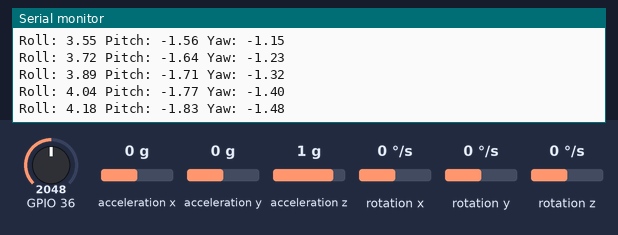
A sketch run on a simulated ESP32. Parts: the last lines printed to the serial monitor. Wiring (inferred from the names in the program): MPU-6050 motion sensor at I2C address 0x68. The inputs (shaded band) are chosen by the test bench; at power-on: acceleration x 0 g, acceleration y 0 g, acceleration z 1 g, rotation x 0 °/s, rotation y 0 °/s, GPIO 36 = 2048, rotation z 0 °/s. No radio packets arrive unless stated.

Above: at 2.3 s.
2.4 s: acceleration x set to -1.4 g
At 2.52 s:
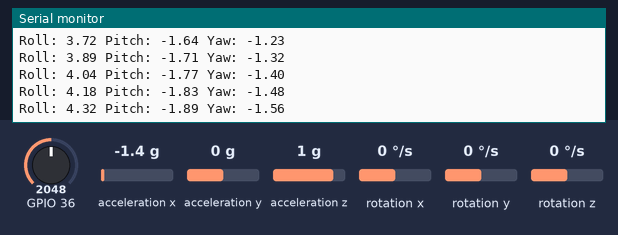
3.9 s: acceleration y set to -1.4 g
At 3.97 s:
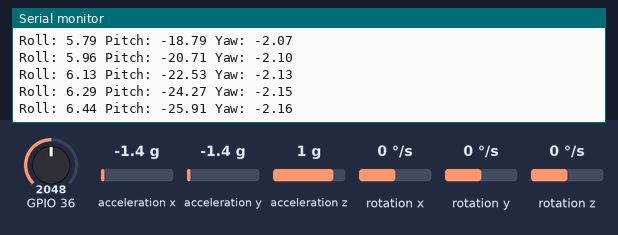
5.4 s: acceleration z set to -1.4 g
At 5.43 s:
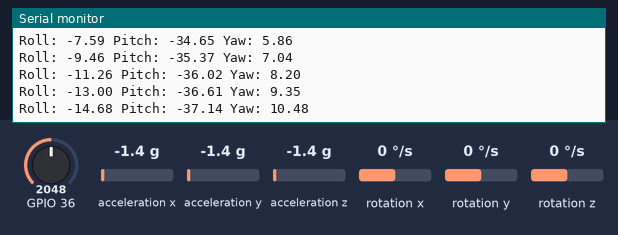
6.9 s: rotation x set to -192 °/s
At 7.01 s:
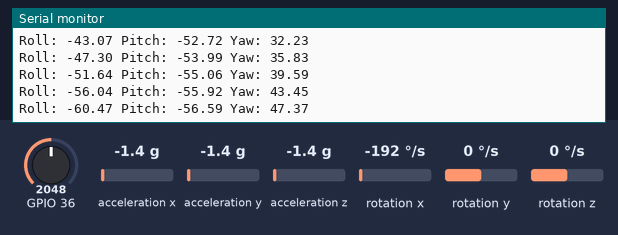
8.4 s: rotation y set to -192 °/s
At 8.47 s:
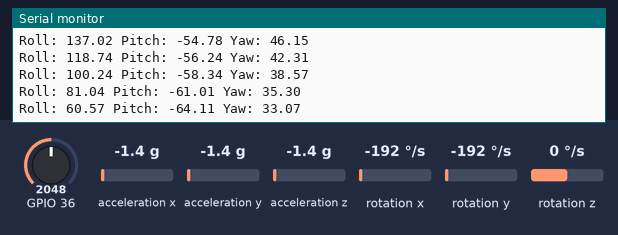
Timing chart, 0 to 10.9 s (numbered marks = the images above; inputs shaded):
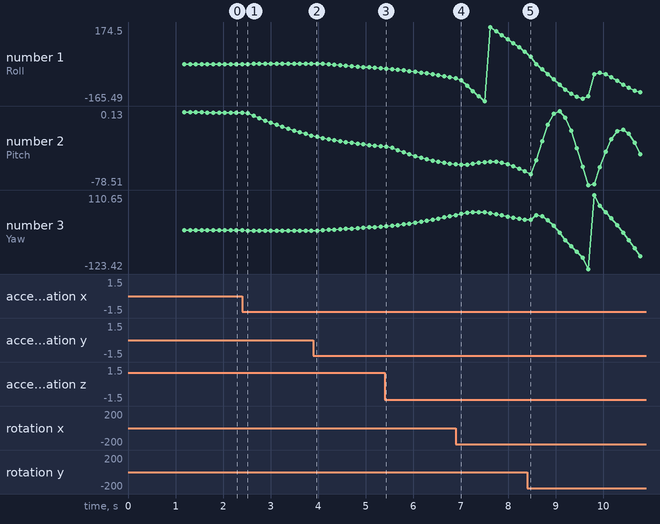

The sketch:

Remote_C_new.ino
```cpp
#include "MPU6050_Dual.h"
#include "LoRaRadio.h"
#include "FrameProtocol.h"

LoRaRadio lora;
UplinkControl ctrl;
uint8_t tx_frame[FRAME_SIZE];
uint32_t last_send_time = 0;

void setup() {
    Serial.begin(115200);

    initMPU6050Dual();
    Serial.println("MPU6050 initialized on Core 0");

    if(!lora.init()) {
        Serial.println("LoRa init failed");
        while(1);
    }
    Serial.println("LoRa initialized");

    last_send_time = millis();
    delay(1000);
}

void loop() {
    if(millis() - last_send_time >= 60) {
        float roll, pitch, yaw;
        getRollPitchYawSmoothed(&roll, &pitch, &yaw);

        ctrl.target_roll = roll / 1.8f;
        ctrl.target_pitch = pitch / 1.8f;
        ctrl.yaw_rate = roll / 1.8f * 0.5f;

        int Analog = analogRead(A0);
        ctrl.motor_speed = (uint16_t)((double)(1000 * Analog / 4096));

        encodeUplinkControl(tx_frame, &ctrl);
        lora.sendFrame(tx_frame, FRAME_SIZE);

        Serial.print("Roll: ");
        Serial.print(roll);
        Serial.print(" Pitch: ");
        Serial.print(pitch);
        Serial.print(" Yaw: ");
        Serial.println(yaw);

        last_send_time = millis();
    }
}
```

FrameProtocol.cpp
```cpp
#include "FrameProtocol.h"

uint8_t crc8(const uint8_t* data, size_t len) {
    uint8_t crc = 0xFF;
    for (size_t i = 0; i < len; i++) {
        crc ^= data[i];
        for (uint8_t j = 0; j < 8; j++) {
            crc = (crc & 0x80) ? (crc << 1) ^ 0x07 : crc << 1;
        }
    }
    return crc;
}

uint16_t calculateValidity(const uint8_t* frame) {
    uint16_t sum = 0;
    for (size_t i = 2; i < FRAME_SIZE; i++) {
        sum += frame[i];
    }
    return sum;
}

FrameType identifyFrame(const uint8_t* frame, size_t size) {
    if(size != FRAME_SIZE) return FRAME_ERROR;

    uint16_t validity = (frame[0] << 8) | frame[1];
    if(validity != calculateValidity(frame)) return FRAME_ERROR;

    uint8_t frame_id = frame[2];

    if(frame_id == FRAME_ID_DOWNLINK_TELEM) {
        if(crc8(&frame[4], FRAME_SIZE - 4) == frame[3]) {
            return FRAME_DOWNLINK;
        }
    } else if(frame_id == FRAME_ID_UPLINK_CONTROL) {
        if(crc8(&frame[4], FRAME_SIZE - 4) == frame[3]) {
            return FRAME_UPLINK;
        }
    }

    return FRAME_ERROR;
}

void encodeDownlinkTelem(uint8_t* frame, const DownlinkTelemetry* data) {
    memset(frame, 0, FRAME_SIZE);

    frame[2] = FRAME_ID_DOWNLINK_TELEM;

    int16_t roll = (int16_t)(data->roll * 10);
    int16_t pitch = (int16_t)(data->pitch * 10);
    int16_t yaw = (int16_t)(data->yaw * 10);

    frame[4] = (roll >> 8) & 0xFF;
    frame[5] = roll & 0xFF;
    frame[6] = (pitch >> 8) & 0xFF;
    frame[7] = pitch & 0xFF;
    frame[8] = (yaw >> 8) & 0xFF;
    frame[9] = yaw & 0xFF;

    int32_t lat = (int32_t)(data->lat * 1e7);
    int32_t lon = (int32_t)(data->lon * 1e7);
    int16_t alt = (int16_t)(data->alt * 10);
    uint16_t speed = (uint16_t)(data->speed * 100);

    frame[10] = (lat >> 24) & 0xFF;
    frame[11] = (lat >> 16) & 0xFF;
    frame[12] = (lat >> 8) & 0xFF;
    frame[13] = lat & 0xFF;
    frame[14] = (lon >> 24) & 0xFF;
    frame[15] = (lon >> 16) & 0xFF;
    frame[16] = (lon >> 8) & 0xFF;
    frame[17] = lon & 0xFF;
    frame[18] = (alt >> 8) & 0xFF;
    frame[19] = alt & 0xFF;
    frame[20] = (speed >> 8) & 0xFF;
    frame[21] = speed & 0xFF;
    frame[22] = data->satellites;
    frame[23] = data->fix ? 0x01 : 0x00;

    frame[3] = crc8(&frame[4], FRAME_SIZE - 4);

    uint16_t validity = calculateValidity(frame);
    frame[0] = (validity >> 8) & 0xFF;
    frame[1] = validity & 0xFF;
}

bool decodeDownlinkTelem(const uint8_t* frame, DownlinkTelemetry* data) {
    uint16_t validity = (frame[0] << 8) | frame[1];
    if (validity != calculateValidity(frame)) return false;
    if (frame[2] != FRAME_ID_DOWNLINK_TELEM) return false;
    if (crc8(&frame[4], FRAME_SIZE - 4) != frame[3]) return false;

    int16_t roll = (frame[4] << 8) | frame[5];
    int16_t pitch = (frame[6] << 8) | frame[7];
    int16_t yaw = (frame[8] << 8) | frame[9];

    data->roll = roll / 10.0f;
    data->pitch = pitch / 10.0f;
    data->yaw = yaw / 10.0f;

    int32_t lat = ((int32_t)frame[10] << 24) | ((int32_t)frame[11] << 16) | ((int32_t)frame[12] << 8) | frame[13];
    int32_t lon = ((int32_t)frame[14] << 24) | ((int32_t)frame[15] << 16) | ((int32_t)frame[16] << 8) | frame[17];
    int16_t alt = (frame[18] << 8) | frame[19];
    uint16_t speed = (frame[20] << 8) | frame[21];

    data->lat = lat / 1e7;
    data->lon = lon / 1e7;
    data->alt = alt / 10.0f;
    data->speed = speed / 100.0f;
    data->satellites = frame[22];
    data->fix = (frame[23] & 0x01) != 0;

    return true;
}

void encodeUplinkControl(uint8_t* frame, const UplinkControl* data) {
    memset(frame, 0, FRAME_SIZE);

    frame[2] = FRAME_ID_UPLINK_CONTROL;

    int16_t target_roll = (int16_t)(data->target_roll * 100);
    int16_t target_pitch = (int16_t)(data->target_pitch * 100);
    int16_t yaw_rate = (int16_t)(data->yaw_rate * 100);

    frame[4] = (target_roll >> 8) & 0xFF;
    frame[5] = target_roll & 0xFF;
    frame[6] = (target_pitch >> 8) & 0xFF;
    frame[7] = target_pitch & 0xFF;
    frame[8] = (yaw_rate >> 8) & 0xFF;
    frame[9] = yaw_rate & 0xFF;
    frame[10] = (data->motor_speed >> 8) & 0xFF;
    frame[11] = data->motor_speed & 0xFF;

    frame[3] = crc8(&frame[4], FRAME_SIZE - 4);

    uint16_t validity = calculateValidity(frame);
    frame[0] = (validity >> 8) & 0xFF;
    frame[1] = validity & 0xFF;
}

bool decodeUplinkControl(const uint8_t* frame, UplinkControl* data) {
    uint16_t validity = (frame[0] << 8) | frame[1];
    if (validity != calculateValidity(frame)) return false;
    if (frame[2] != FRAME_ID_UPLINK_CONTROL) return false;
    if (crc8(&frame[4], FRAME_SIZE - 4) != frame[3]) return false;

    int16_t target_roll = (frame[4] << 8) | frame[5];
    int16_t target_pitch = (frame[6] << 8) | frame[7];
    int16_t yaw_rate = (frame[8] << 8) | frame[9];
    uint16_t motor_speed = (frame[10] << 8) | frame[11];

    data->target_roll = target_roll / 100.0f;
    data->target_pitch = target_pitch / 100.0f;
    data->yaw_rate = yaw_rate / 100.0f;
    data->motor_speed = motor_speed;

    return true;
}
```

FrameProtocol.h
```cpp
#ifndef FRAME_PROTOCOL_H
#define FRAME_PROTOCOL_H

#include <Arduino.h>

#define FRAME_SIZE 24

#define FRAME_ID_DOWNLINK_TELEM 0xD1
#define FRAME_ID_UPLINK_CONTROL 0xA1

enum FrameType {
    FRAME_NONE,
    FRAME_DOWNLINK,
    FRAME_UPLINK,
    FRAME_ERROR
};

struct DownlinkTelemetry {
    float roll;
    float pitch;
    float yaw;
    double lat;
    double lon;
    float alt;
    float speed;
    uint8_t satellites;
    bool fix;
};

struct UplinkControl {
    float target_roll;
    float target_pitch;
    float yaw_rate;
    uint16_t motor_speed;
};

uint8_t crc8(const uint8_t* data, size_t len);
uint16_t calculateValidity(const uint8_t* frame);
FrameType identifyFrame(const uint8_t* frame, size_t size);
void encodeDownlinkTelem(uint8_t* frame, const DownlinkTelemetry* data);
bool decodeDownlinkTelem(const uint8_t* frame, DownlinkTelemetry* data);
void encodeUplinkControl(uint8_t* frame, const UplinkControl* data);
bool decodeUplinkControl(const uint8_t* frame, UplinkControl* data);

#endif
```

LoRaRadio.cpp
```cpp
#include "LoRaRadio.h"

LoRaRadio::LoRaRadio() {
    config.ss_pin = LORA_SS_PIN;
    config.rst_pin = LORA_RST_PIN;
    config.dio0_pin = LORA_DIO0_PIN;
    config.sck_pin = LORA_SCK_PIN;
    config.miso_pin = LORA_MISO_PIN;
    config.mosi_pin = LORA_MOSI_PIN;
    config.frequency = LORA_FREQUENCY;
    config.bandwidth = LORA_BANDWIDTH;
    config.spreading_factor = LORA_SPREADING_FACTOR;
    config.sync_word = LORA_SYNC_WORD;
    config.tx_power = LORA_TX_POWER;
    config.coding_rate = LORA_CODING_RATE;
}

bool LoRaRadio::init() {
    SPI.begin(config.sck_pin, config.miso_pin, config.mosi_pin, config.ss_pin);
    LoRa.setPins(config.ss_pin, config.rst_pin, config.dio0_pin);

    if (!LoRa.begin(config.frequency)) {
        return false;
    }

    LoRa.setSignalBandwidth(config.bandwidth);
    LoRa.setSpreadingFactor(config.spreading_factor);
    LoRa.setSyncWord(config.sync_word);
    LoRa.setTxPower(config.tx_power);
    LoRa.setCodingRate4(config.coding_rate);

    return true;
}

void LoRaRadio::sendFrame(const uint8_t* frame, size_t size) {
    LoRa.beginPacket();
    LoRa.write(frame, size);
    LoRa.endPacket();
}

size_t LoRaRadio::receiveFrame(uint8_t* buffer, size_t max_size) {
    int packet_size = LoRa.parsePacket();

    if (packet_size <= 0) {
        return 0;
    }

    size_t bytes_to_read = min((size_t)packet_size, max_size);
    size_t bytes_read = 0;

    while (LoRa.available() && bytes_read < bytes_to_read) {
        buffer[bytes_read++] = (uint8_t)LoRa.read();
    }

    return bytes_read;
}
```

LoRaRadio.h
```cpp
#ifndef LORA_RADIO_H
#define LORA_RADIO_H

#include <SPI.h>
#include <LoRa.h>

#define LORA_SS_PIN  5
#define LORA_RST_PIN 32
#define LORA_DIO0_PIN 26
#define LORA_SCK_PIN 18
#define LORA_MISO_PIN 19
#define LORA_MOSI_PIN 23

#define LORA_FREQUENCY 868E6
#define LORA_BANDWIDTH 125E3
#define LORA_SPREADING_FACTOR 7
#define LORA_SYNC_WORD 0xF3
#define LORA_TX_POWER 20
#define LORA_CODING_RATE 5

struct LoRaConfig {
    uint8_t ss_pin;
    uint8_t rst_pin;
    uint8_t dio0_pin;
    uint8_t sck_pin;
    uint8_t miso_pin;
    uint8_t mosi_pin;
    uint32_t frequency;
    uint32_t bandwidth;
    uint8_t spreading_factor;
    uint8_t sync_word;
    uint8_t tx_power;
    uint8_t coding_rate;
};

class LoRaRadio {
public:
    LoRaRadio();

    bool init();
    void sendFrame(const uint8_t* frame, size_t size);
    size_t receiveFrame(uint8_t* buffer, size_t max_size);

private:
    LoRaConfig config;
};

#endif
```

MPU6050_Dual.cpp
```cpp
#include "MPU6050_Dual.h"

static volatile int16_t raw_ax, raw_ay, raw_az, raw_gx, raw_gy, raw_gz;
static volatile float q0 = 1.0f, q1 = 0.0f, q2 = 0.0f, q3 = 0.0f;
static volatile float integralFBx = 0.0f, integralFBy = 0.0f, integralFBz = 0.0f;
static volatile uint32_t last_update = 0;

static volatile float roll_buffer[40];
static volatile float pitch_buffer[40];
static volatile float yaw_buffer[40];
static volatile uint8_t buffer_index = 0;
static volatile bool buffer_ready = false;

static SemaphoreHandle_t data_mutex;

static void writeReg(uint8_t reg, uint8_t value) {
    Wire.beginTransmission(MPU6050_ADDR);
    Wire.write(reg);
    Wire.write(value);
    Wire.endTransmission();
}

static void readRegs(uint8_t reg, uint8_t count, uint8_t* dest) {
    Wire.beginTransmission(MPU6050_ADDR);
    Wire.write(reg);
    Wire.endTransmission(false);
    Wire.requestFrom(MPU6050_ADDR, count);
    for(uint8_t i = 0; i < count && Wire.available(); i++) {
        dest[i] = Wire.read();
    }
}

static void readSensorData() {
    uint8_t data[14];
    readRegs(REG_ACCEL_XOUT_H, 14, data);

    raw_ax = (data[0] << 8) | data[1];
    raw_ay = (data[2] << 8) | data[3];
    raw_az = (data[4] << 8) | data[5];
    raw_gx = (data[8] << 8) | data[9];
    raw_gy = (data[10] << 8) | data[11];
    raw_gz = (data[12] << 8) | data[13];
}

static void mahonyUpdate() {
    float ax = (raw_ax - ACCEL_X_OFFSET) / ACCEL_SCALE;
    float ay = (raw_ay - ACCEL_Y_OFFSET) / ACCEL_SCALE;
    float az = (raw_az - ACCEL_Z_OFFSET) / ACCEL_SCALE;
    float gx = ((raw_gx - GYRO_X_OFFSET) / GYRO_SCALE) * DEG_TO_RAD;
    float gy = ((raw_gy - GYRO_Y_OFFSET) / GYRO_SCALE) * DEG_TO_RAD;
    float gz = ((raw_gz - GYRO_Z_OFFSET) / GYRO_SCALE) * DEG_TO_RAD;

    uint32_t now = micros();
    float sample_freq = 1000000.0f / (now - last_update);
    last_update = now;

    if((ax == 0.0f) && (ay == 0.0f) && (az == 0.0f)) return;

    float norm = sqrtf(ax * ax + ay * ay + az * az);
    ax /= norm;
    ay /= norm;
    az /= norm;

    float halfvx = q1 * q3 - q0 * q2;
    float halfvy = q0 * q1 + q2 * q3;
    float halfvz = q0 * q0 - 0.5f + q3 * q3;

    float halfex = ay * halfvz - az * halfvy;
    float halfey = az * halfvx - ax * halfvz;
    float halfez = ax * halfvy - ay * halfvx;

    if(TWO_KI > 0.0f) {
        integralFBx += TWO_KI * halfex * (1.0f / sample_freq);
        integralFBy += TWO_KI * halfey * (1.0f / sample_freq);
        integralFBz += TWO_KI * halfez * (1.0f / sample_freq);
        gx += integralFBx;
        gy += integralFBy;
        gz += integralFBz;
    }

    gx += TWO_KP * halfex;
    gy += TWO_KP * halfey;
    gz += TWO_KP * halfez;

    gx *= 0.5f * (1.0f / sample_freq);
    gy *= 0.5f * (1.0f / sample_freq);
    gz *= 0.5f * (1.0f / sample_freq);

    float qa = q0, qb = q1, qc = q2;

    q0 += (-qb * gx - qc * gy - q3 * gz);
    q1 += (qa * gx + qc * gz - q3 * gy);
    q2 += (qa * gy - qb * gz + q3 * gx);
    q3 += (qa * gz + qb * gy - qc * gx);

    norm = sqrtf(q0 * q0 + q1 * q1 + q2 * q2 + q3 * q3);
    q0 /= norm;
    q1 /= norm;
    q2 /= norm;
    q3 /= norm;
}

static void calculateRPY(float* roll, float* pitch, float* yaw) {
    *yaw = -atan2f(2.0f * (q1 * q2 + q0 * q3),
                   q0 * q0 + q1 * q1 - q2 * q2 - q3 * q3) * 57.29578f;
    *pitch = asinf(2.0f * (q1 * q3 - q0 * q2)) * 57.29578f;
    *roll = atan2f(2.0f * (q0 * q1 + q2 * q3),
                   q0 * q0 - q1 * q1 - q2 * q2 + q3 * q3) * 57.29578f;
}

void mpuTask(void* parameter) {
    TickType_t last_wake = xTaskGetTickCount();

    while(1) {
        readSensorData();
        mahonyUpdate();

        float roll, pitch, yaw;
        calculateRPY(&roll, &pitch, &yaw);

        xSemaphoreTake(data_mutex, portMAX_DELAY);
        roll_buffer[buffer_index] = roll;
        pitch_buffer[buffer_index] = pitch;
        yaw_buffer[buffer_index] = yaw;
        buffer_index++;
        if(buffer_index >= 40) {
            buffer_index = 0;
            buffer_ready = true;
        }
        xSemaphoreGive(data_mutex);

        vTaskDelayUntil(&last_wake, pdMS_TO_TICKS(1));
    }
}

void initMPU6050Dual() {
    Wire.begin(21, 22);
    Wire.setClock(400000);

    writeReg(REG_PWR_MGMT_1, 0x00);
    delay(100);
    writeReg(REG_PWR_MGMT_1, 0x01);
    writeReg(REG_GYRO_CONFIG, GYRO_RANGE_2000);
    writeReg(REG_ACCEL_CONFIG, ACCEL_RANGE_8G);
    writeReg(REG_CONFIG, DLPF_260HZ);

    last_update = micros();

    data_mutex = xSemaphoreCreateMutex();

    xTaskCreatePinnedToCore(
        mpuTask,
        "MPU_Task",
        4096,
        NULL,
        1,
        NULL,
        0
    );
}

void getRollPitchYawSmoothed(float* roll, float* pitch, float* yaw) {
    xSemaphoreTake(data_mutex, portMAX_DELAY);

    if(!buffer_ready) {
        *roll = 0.0f;
        *pitch = 0.0f;
        *yaw = 0.0f;
        xSemaphoreGive(data_mutex);
        return;
    }

    float roll_sum = 0.0f;
    float pitch_sum = 0.0f;
    float yaw_sum = 0.0f;

    for(uint8_t i = 0; i < 40; i++) {
        roll_sum += roll_buffer[i];
        pitch_sum += pitch_buffer[i];
        yaw_sum += yaw_buffer[i];
    }

    *roll = roll_sum / 40.0f;
    *pitch = pitch_sum / 40.0f;
    *yaw = yaw_sum / 40.0f;

    xSemaphoreGive(data_mutex);
}
```

MPU6050_Dual.h
```cpp
#ifndef MPU6050_DUAL_H
#define MPU6050_DUAL_H

#include <Wire.h>
#include <math.h>

#define MPU6050_ADDR 0x68
#define REG_PWR_MGMT_1    0x6B
#define REG_GYRO_CONFIG   0x1B
#define REG_ACCEL_CONFIG  0x1C
#define REG_CONFIG        0x1A
#define REG_ACCEL_XOUT_H  0x3B

#define GYRO_RANGE_2000   0x18
#define ACCEL_RANGE_8G    0x10
#define DLPF_260HZ        0x00

#define ACCEL_X_OFFSET  233
#define ACCEL_Y_OFFSET  -91
#define ACCEL_Z_OFFSET  -316
#define GYRO_X_OFFSET   -43
#define GYRO_Y_OFFSET   1
#define GYRO_Z_OFFSET   -12

#define ACCEL_SCALE  4096.0f
#define GYRO_SCALE   16.384f
#define TWO_KP  1.0f
#define TWO_KI  0.0f
#define DEG_TO_RAD 0.017453293f

void initMPU6050Dual();
void getRollPitchYawSmoothed(float* roll, float* pitch, float* yaw);

#endif
```

Measured:
- plotted number 1: 4.18 → 6.44 after the input at 2.4 s, 6.44 → -14.68 after the input at 3.9 s, -14.68 → -60.47 after the input at 5.4 s, -60.47 → 60.57 after the input at 6.9 s, 60.57 → -125.49 after the input at 8.4 s
- plotted number 2: -1.83 → -25.91 after the input at 2.4 s, -25.91 → -37.14 after the input at 3.9 s, -37.14 → -56.59 after the input at 5.4 s, -56.59 → -64.11 after the input at 6.9 s, -64.11 → -46 after the input at 8.4 s
- plotted number 3: -2.16 → 10.48 after the input at 3.9 s, 10.48 → 47.37 after the input at 5.4 s, 47.37 → 33.07 after the input at 6.9 s, 33.07 → -82.36 after the input at 8.4 s
